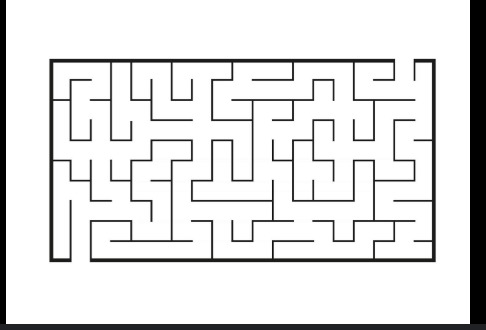
#> input picture example maze.jpg, 486 x 330 px
$ python -i Maze_solver_2.py   (imports and definitions only)
#> lines starting #> are read from the running program, lines starting #| are printed output that depends on the picture; after the words box and inside, x2 and y2 are one past the last pixel; in counts of white or black regions, pixels touching at a corner belong together
import numpy as np
import matplotlib.pyplot as plt
import streamlit as st
import cv2
import time
from collections import deque
import heapq
import random
from streamlit.components.v1 import html

# Path Reconstruction
# [42 lines left out: functions reconstruct_path, generate_maze, not called in this run]

# Image to Maze Conversion
def image_to_maze(image_path):
    # Load the image
#> called with image_path = 'example maze.jpg'
    image = cv2.imread(image_path)
#> image is the input picture: shape (330, 486, 3); mean B, G, R 225.2, 225.2, 225.2
    if image is None:
        raise ValueError("Could not load the image. Please check the file path.")

    # Convert to grayscale
    gray = cv2.cvtColor(image, cv2.COLOR_BGR2GRAY)

    # Apply GaussianBlur to reduce noise and improve edge detection
    blurred = cv2.GaussianBlur(gray, (5, 5), 0)
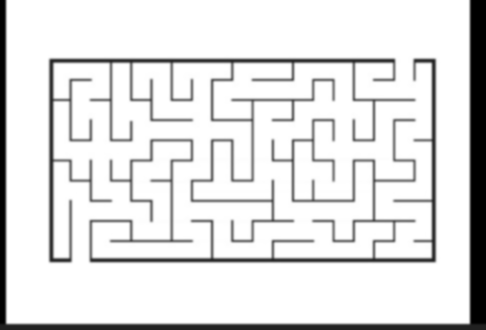
#> blurred: shape (330, 486); min 0, max 255, mean 225.2

    # Use adaptive thresholding to handle varying lighting conditions
    binary = cv2.adaptiveThreshold(
        blurred, 255, cv2.ADAPTIVE_THRESH_GAUSSIAN_C, cv2.THRESH_BINARY_INV, 11, 2
    )
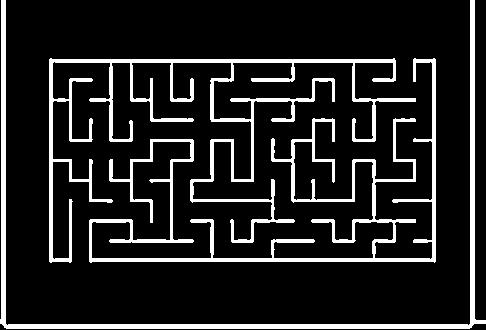
#> binary: shape (330, 486); 13% white; 3 white regions, box (x1, y1, x2, y2) and area: (49, 58, 416, 263) 7993, (89, 58, 436, 263) 7241, (0, 0, 486, 329) 5630

    # Apply morphological operations to fill gaps and connect paths
    kernel = np.ones((3, 3), np.uint8)
    dilated = cv2.dilate(binary, kernel, iterations=1)
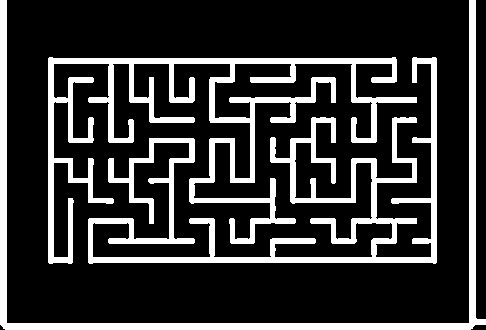
#> dilated: shape (330, 486); 20.1% white; 3 white regions, box (x1, y1, x2, y2) and area: (48, 57, 417, 264) 12750, (88, 57, 437, 264) 11571, (0, 0, 486, 330) 7887
    eroded = cv2.erode(dilated, kernel, iterations=1)
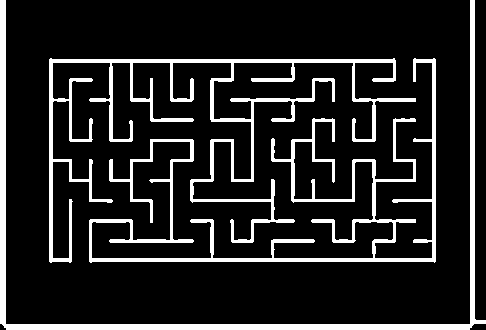
#> eroded: shape (330, 486); 13.5% white; 3 white regions

    # Find contours in the processed binary image
    contours, _ = cv2.findContours(eroded, cv2.RETR_EXTERNAL, cv2.CHAIN_APPROX_SIMPLE)
#> contours = 3 contours; box (x1, y1, x2, y2) and area: (49, 58, 416, 263) 5798, (0, 0, 486, 330) 5282, (89, 58, 436, 263) 5228

    # Filter out small contours (noise) based on area
    min_contour_area = 100
    filtered_contours = [cnt for cnt in contours if cv2.contourArea(cnt) > min_contour_area]
#> filtered_contours has the same summary as contours

    # Combine all filtered contours into a single contour
    combined_contour = np.vstack(filtered_contours)
#> combined_contour = contour of 825 points, box (x1, y1, x2, y2) (0, 0, 486, 330), area 5636

    # Find the bounding rectangle of the combined contour
    x, y, w, h = cv2.boundingRect(combined_contour)
#> x = 0; y = 0; w = 486; h = 330

    # Define perspective transform points
    corners = np.array([
        [x, y],
        [x + w, y],
        [x + w, y + h],
        [x, y + h]
    ])
#> corners = [[0, 0], [486, 0], [486, 330], [0, 330]]

    # Perspective transform
    width, height = 400, 400
    target_corners = np.array([[0, 0], [width, 0], [width, height], [0, height]], dtype=np.float32)
    transform_matrix = cv2.getPerspectiveTransform(corners.astype(np.float32), target_corners)
#> transform_matrix = [[0.823, 0, 0], [0, 1.21, 0], [0, 0, 1]]
    straightened = cv2.warpPerspective(image, transform_matrix, (width, height))
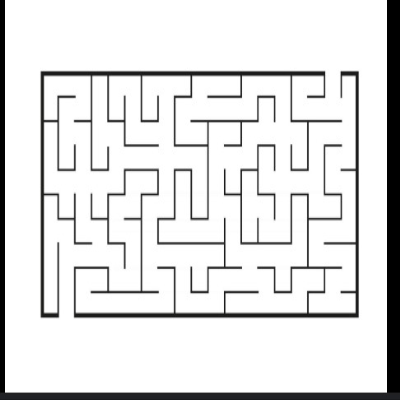
#> straightened: shape (400, 400, 3); mean B, G, R 225.2, 225.2, 225.2

    # Convert to final binary format
    gray_straightened = cv2.cvtColor(straightened, cv2.COLOR_BGR2GRAY)
    _, binary_maze = cv2.threshold(gray_straightened, 128, 255, cv2.THRESH_BINARY_INV)
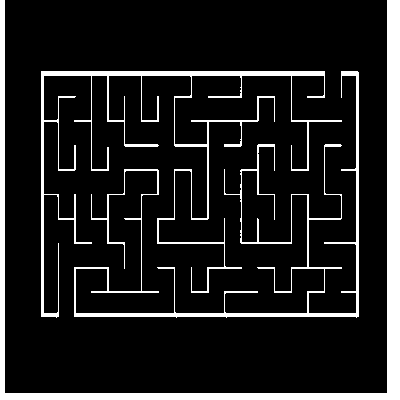
#> binary_maze: shape (400, 400); 12.1% white; 3 white regions, box (x1, y1, x2, y2) and area: (0, 0, 400, 400) 9874, (41, 71, 342, 318) 5078, (74, 71, 359, 318) 4387
    binary_maze = cv2.dilate(binary_maze, kernel, iterations=1)
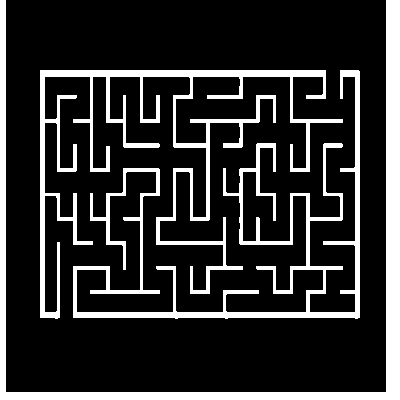
#> binary_maze: shape (400, 400); 18.3% white; 3 white regions, box (x1, y1, x2, y2) and area: (0, 0, 400, 400) 11040, (40, 70, 343, 319) 9728, (73, 70, 360, 319) 8583
    binary_maze = cv2.erode(binary_maze, kernel, iterations=1)
#> binary_maze: shape (400, 400); 12.1% white; 3 white regions, box (x1, y1, x2, y2) and area: (0, 0, 400, 400) 9874, (41, 71, 342, 318) 5082, (74, 71, 359, 318) 4395

    # Convert to 0s and 1s (0 = path, 1 = wall)
    binary_maze = np.where(binary_maze > 128, 1, 0).astype(int)

    # Identify start and end points
    start_point, end_point = None, None
    for i in range(binary_maze.shape[0]):
        if binary_maze[i, 0] == 0:
            start_point = (i, 0)
            break

    for i in range(binary_maze.shape[0]):
        if binary_maze[i, -1] == 0:
            end_point = (i, binary_maze.shape[1] - 1)
            break

    if start_point is None or end_point is None:
#> (the run stopped early here; a loop or call above may not have finished)

$ run again, on 1.jpeg
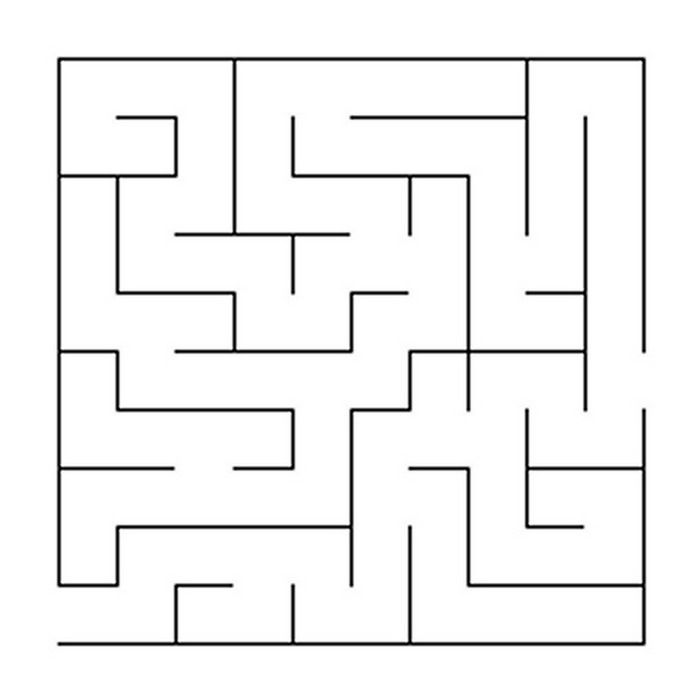
#> input picture 1.jpeg, 700 x 700 px
#> in image_to_maze, image is the input picture: shape (700, 700, 3); min 0, max 255, mean 242.4
#> in image_to_maze, `binary = cv2.adaptiveThreshold( blurred, 255, cv2.ADAPTIVE_THRESH_GAUS..`:
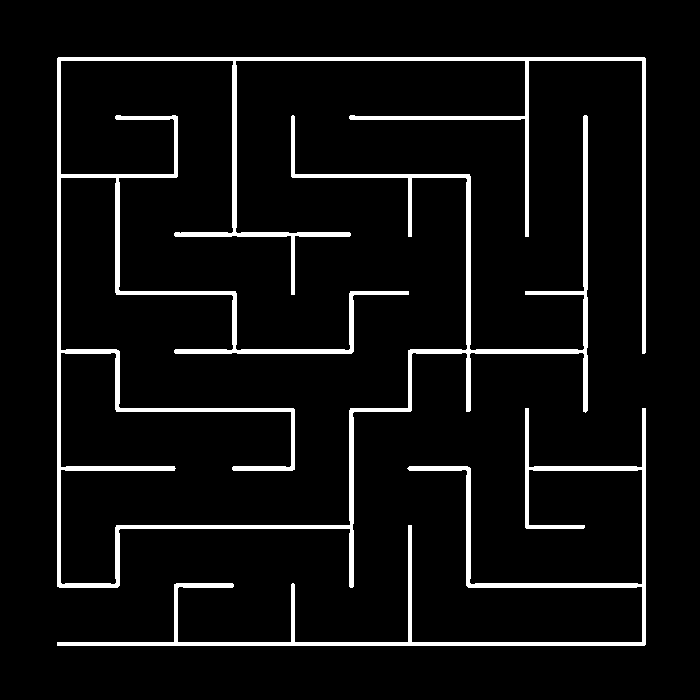
#> binary: shape (700, 700); 6.1% white; 2 white regions, box (x1, y1, x2, y2) and area: (57, 57, 646, 588) 22565, (57, 408, 646, 646) 7476
#> dilated: shape (700, 700); 9% white; 2 white regions, box (x1, y1, x2, y2) and area: (56, 56, 647, 589) 33108, (56, 407, 647, 647) 11020
#> eroded: shape (700, 700); 6.1% white; 2 white regions
#> contours = 2 contours; box (x1, y1, x2, y2) and area: (57, 57, 646, 588) 17394, (57, 408, 646, 646) 5730
#> filtered_contours has the same summary as contours
#> combined_contour = contour of 443 points, box (x1, y1, x2, y2) (57, 57, 646, 646), area 79192
#> x = 57; w = 589
#> corners = [[57, 57], [646, 57], [646, 646], [57, 646]]
#> transform_matrix = [[0.679, 4.39e-18, -38.71], [-1.1e-17, 0.679, -38.71], [-1.21e-19, -3.02e-20, 1]]
#> in image_to_maze, `binary_maze = cv2.dilate(binary_maze, kernel, iterations=1)`:
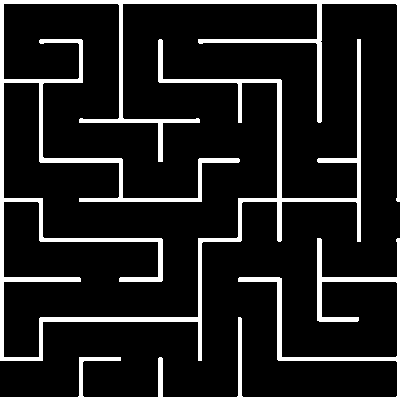
#> binary_maze: shape (400, 400); 12.1% white; 2 white regions, box (x1, y1, x2, y2) and area: (0, 0, 400, 361) 14761, (0, 238, 400, 400) 4565

$ run again, on 2.png
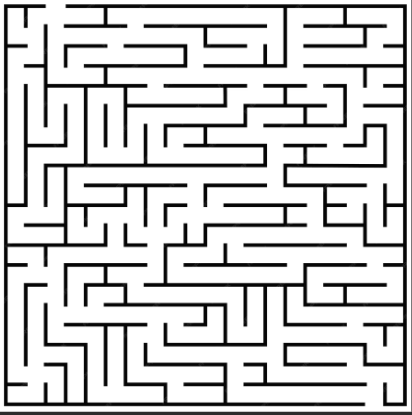
#> input picture 2.png, 412 x 415 px
#> in image_to_maze, image is the input picture: shape (415, 412, 3); min 2, max 255, mean 207.6
#> in image_to_maze, `binary = cv2.adaptiveThreshold( blurred, 255, cv2.ADAPTIVE_THRESH_GAUS..`:
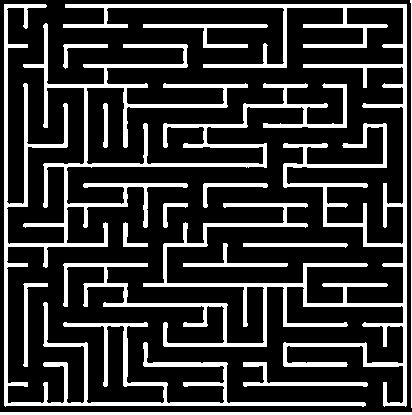
#> binary: shape (415, 412); 21.3% white; 14 white regions, largest, box (x1, y1, x2, y2) and area: (4, 4, 366, 407) 15526, (63, 4, 407, 407) 15310, (0, 412, 412, 415) 1236
#> dilated: shape (415, 412); 32.3% white; 14 white regions, largest, box (x1, y1, x2, y2) and area: (3, 3, 367, 408) 23574, (62, 3, 408, 408) 23121, (0, 411, 412, 415) 1648
#> eroded: shape (415, 412); 21.4% white; 14 white regions
#> contours = 14 contours, 1 with area under 20; largest, box (x1, y1, x2, y2) and area: (4, 4, 366, 407) 11790, (63, 4, 407, 407) 11604, (0, 412, 412, 415) 822, (143, 24, 268, 48) 552, (243, 362, 368, 387) 512
#> filtered_contours = 13 contours; largest, box (x1, y1, x2, y2) and area: (4, 4, 366, 407) 11790, (63, 4, 407, 407) 11604, (0, 412, 412, 415) 822, (143, 24, 268, 48) 552, (243, 362, 368, 387) 512
#> combined_contour = contour of 1286 points, box (x1, y1, x2, y2) (0, 4, 412, 415), area 87584
#> x = 0; y = 4; w = 412; h = 411
#> corners = [[0, 4], [412, 4], [412, 415], [0, 415]]
#> transform_matrix = [[0.971, 0, 0], [0, 0.973, -3.89], [5.39e-20, -3.46e-19, 1]]
#> in image_to_maze, `binary_maze = cv2.dilate(binary_maze, kernel, iterations=1)`:
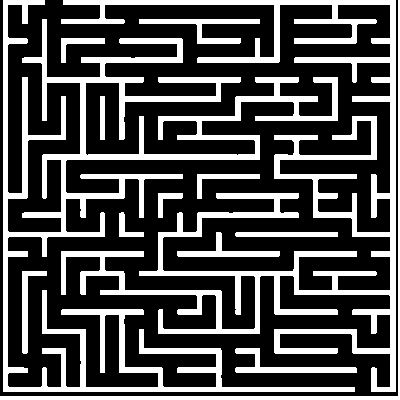
#> binary_maze: shape (400, 400); 30.1% white; 13 white regions, largest, box (x1, y1, x2, y2) and area: (3, 0, 355, 392) 20443, (61, 0, 396, 392) 20167, (0, 0, 400, 400) 2392

$ run again, on 6_1.png
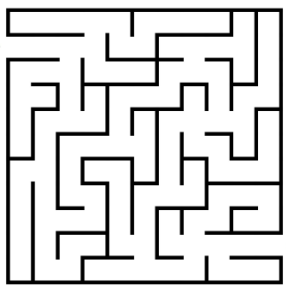
#> input picture 6_1.png, 286 x 295 px
#> in image_to_maze, image is the input picture: shape (295, 286, 3); mean B, G, R 215.1, 215.1, 215.1
#> binary: shape (295, 286); 16.9% white; 3 white regions (1 under 20 px), largest, box (x1, y1, x2, y2) and area: (6, 8, 283, 260) 8019, (6, 57, 283, 285) 6221
#> dilated: shape (295, 286); 25.5% white; 3 white regions (1 under 20 px), largest, box (x1, y1, x2, y2) and area: (5, 7, 284, 261) 12129, (5, 56, 284, 286) 9421
#> eroded: shape (295, 286); 16.9% white; 3 white regions (1 under 20 px)
#> contours = 3 contours, 1 with area under 20; largest, box (x1, y1, x2, y2) and area: (6, 8, 283, 260) 6060, (6, 57, 283, 285) 4720
#> filtered_contours = 2 contours; box (x1, y1, x2, y2) and area: (6, 8, 283, 260) 6060, (6, 57, 283, 285) 4720
#> combined_contour = contour of 470 points, box (x1, y1, x2, y2) (6, 8, 283, 285), area 4042
#> x = 6; y = 8; w = 277
#> corners = [[6, 8], [283, 8], [283, 285], [6, 285]]
#> transform_matrix = [[1.44, -4.89e-18, -8.66], [0, 1.44, -11.55], [-1.6e-19, 0, 1]]
#> in image_to_maze, `binary_maze = cv2.erode(binary_maze, kernel, iterations=1)`:
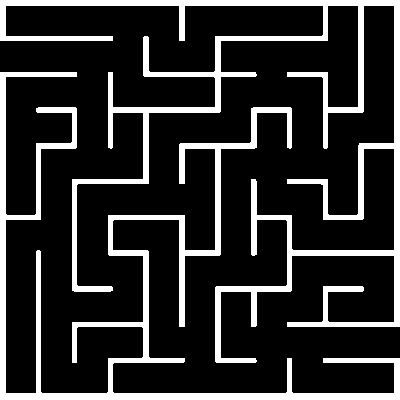
#> binary_maze: shape (400, 400); 18.1% white; 2 white regions, box (x1, y1, x2, y2) and area: (0, 0, 400, 363) 16051, (0, 72, 400, 400) 12889
